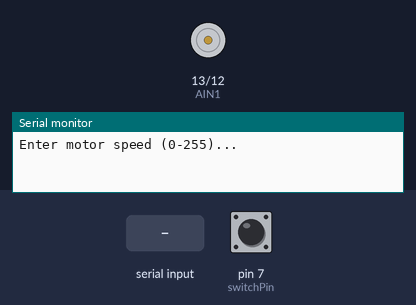
The sketch below on a simulated Arduino Uno, built with avr-gcc and run on an emulated ATmega328P. On the bench: motor-driver pin pairs drawn as motors (green arrow = first pin HIGH = forward, orange = second pin HIGH = backward, longer = more drive, scaled by the enable pin), the last lines printed to the serial monitor. Inputs (shaded band) come from the test bench; at power-on: pin 7 (switchPin) HIGH.

Above: at 1.2 s.
1.3 s: "90,45\n" received over Serial
At 2.1 s:
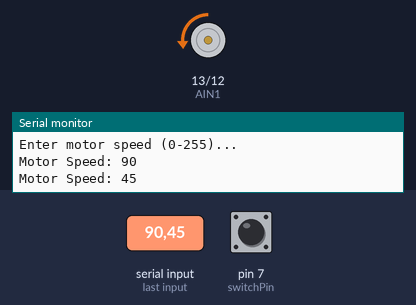
3.8 s: "30,150\n" received over Serial
At 4.4 s:
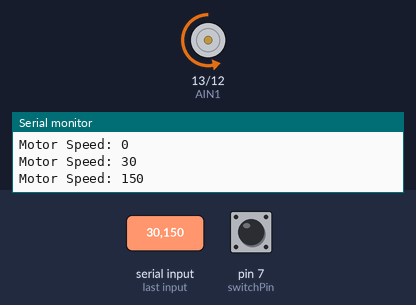
6.3 s: "200\n" received over Serial
At 7.1 s:
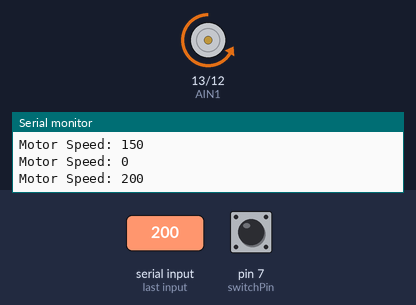
Timing chart, 0 to 9.3 s (numbered marks = the images above; inputs shaded):
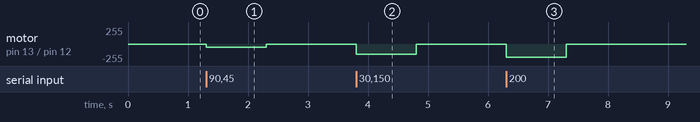

The sketch:

COMP444_5A_MotorBasics_SimpleSwitchChange.ino
```cpp
const int AIN1 = 13;
const int AIN2 = 12;
const int PWMA = 11;

int switchPin = 7;

int motorSpeed = 0;

void setup() {
  pinMode(switchPin, INPUT_PULLUP);

  pinMode(AIN1, OUTPUT);
  pinMode(AIN2, OUTPUT);
  pinMode(PWMA, OUTPUT);

  Serial.begin(9600);

  Serial.println("Enter motor speed (0-255)... ");
}

void loop() {
  if (Serial.available() > 0) {
    motorSpeed = Serial.parseInt();

    Serial.print("Motor Speed: ");
    Serial.println(motorSpeed);
  }

  if (digitalRead(7) == LOW) {
    spinMotor(motorSpeed);
  } else {
    spinMotor(-1*motorSpeed);
  }
}

// -----------------------------------------------------
void spinMotor(int motorSpeed) {
  if (motorSpeed > 0) {
    digitalWrite(AIN1, HIGH);
    digitalWrite(AIN2, LOW);
  } else if (motorSpeed < 0) {
    digitalWrite(AIN1, LOW);
    digitalWrite(AIN2, HIGH);
  } else {
    digitalWrite(AIN1, LOW);
    digitalWrite(AIN2, LOW);
  }
  analogWrite(PWMA, abs(motorSpeed));
}
```

Measured:
- after the input at 1.3 s, motor on pin 13 (AIN1) / pin 12 (AIN2): stopped → backward 45/255 at once, → stopped 1.0 s later
- after the input at 3.8 s, motor on pin 13 (AIN1) / pin 12 (AIN2): stopped → backward 150/255 at once, → stopped 1.0 s later
- after the input at 6.3 s, motor on pin 13 (AIN1) / pin 12 (AIN2): stopped → backward 200/255 at once, → stopped 1.0 s later
